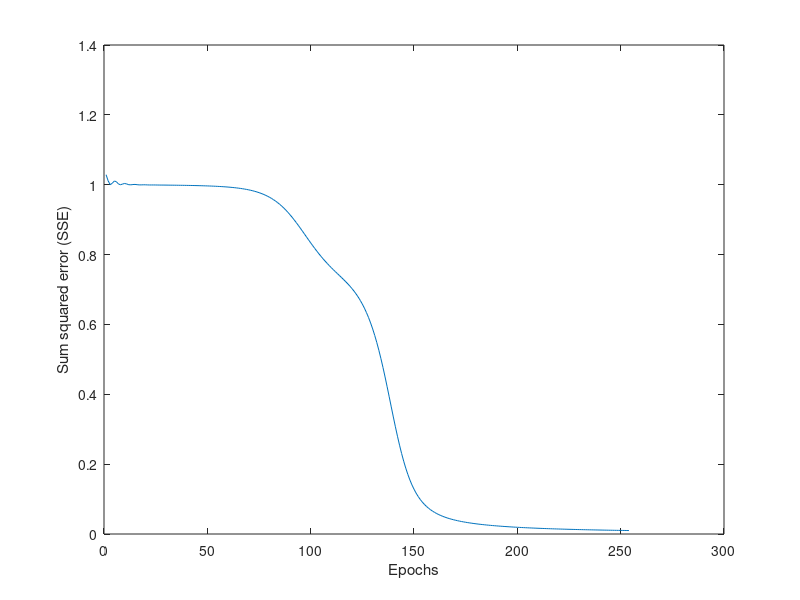

MATLAB code for this plot:

%%%%%%%%%%%%%%%%%%%%%%%%%%%%%%%%%%%%%%%%%%%%%%%%%%%%%%%%%%%%%%%%
%                                                                       
% Backpropagation, in matrix notation.                          
%                                                               
% Written in 1997 by Rajeev Raizada,                            
%                    Dept. of Cognitive and Neural Systems,     
%                    Boston University.                         
%                                                               
% E.mail: rajeev@cns.bu.edu                                     
%                                                               
% Implemented in Matlab (a product of The MathWorks, Inc.)      
% Note: x'      is the transpose of matrix x                    
%       x.*y    is the element-by-element product of x and y    
%               (as opposed to x*y,the standard matrix product)  
% See the end of the listing for explanation of the matrices.   
%                                                               
%%%%%%%%%%%%%%%%%%%%%%%%%%%%%%%%%%%%%%%%%%%%%%%%%%%%%%%%%%%%%%%%

%%%%%%%%%%%%%%%%%%% Initial setting up of the variables

patterns = [0 0; 0 1; 1 0; 1 1];   % The input patterns for the XOR problem
desired_out = [ 0; 1; 1; 0];       % The corresponding XOR desired outputs
sse_rec = [];   % Will hold a record of all sum-squared-errors. Nice to plot
sse = 10;       % A dummy initial sse. Must be large, for the "while" below
eta = 1;        % Learning rate. Note: eta = 1 is very large.
                % For XOR, this converges fast, but can get stuck in loc. mins.
alpha = 0.8;    % Momentum term
patterns = [patterns ones(size(patterns,1),1) ];       
                % Add a column of 1's to patterns to make a bias node
num_inp = size(patterns,2);     % No. of input nodes (including bias)
                % Note: size(x,2) is Matlab for the no. of columns in matrix x
num_hid = 3;                    % No. of hidden nodes (including bias node)
num_out = size(desired_out,2);          % No. of output nodes
%%%%%%% Giving the weights small initial values in range [-0.5,0.5] %%%%%%%%%
w1 = 0.5*(1-2*rand(num_inp,num_hid-1)); 
        % Input to hidden weights. NB: no weights to bias hidden node
w2 = 0.5*(1-2*rand(num_hid,num_out));   % Hidden-to-output weights
        % Note: rand(rows,cols) is a matrix of random numbers of that size
dw1_last = zeros(size(w1));             % Last w1 change, set to a zero matrix
dw2_last = zeros(size(w2));             % Last w2 change, set to a zero matrix
epoch = 0;                              % Initialise count of training epochs

%%%%%%%%%%%%%%%%%%%%%%%%%%%%%%%%%%%%%%%% Main loop 

while sse > 0.01                        % When sse is low enough, we'll stop
        winp_into_hid = patterns * w1;  % Pass patterns through weights
        hid_act = 1./(1+exp( - winp_into_hid)); % Sigmoid of weighted input
        hid_with_bias = [ hid_act ones(size(hid_act,1),1) ];    % Add bias node
        winp_into_out = hid_with_bias * w2; % Pass hidden acts through weights
        out_act = 1./(1+exp( - winp_into_out)); % Sigmoid of input to output 
        output_error = desired_out - out_act;   % Error matrix
        sse = trace(output_error'*output_error); % Sum sqr error, matrix style
        sse_rec = [sse_rec sse];                 % Record keeping
        deltas_out = output_error .* out_act .* (1-out_act);
                                                % delta=dE/do * do/dnet
        deltas_hid = deltas_out*w2' .* hid_with_bias .* (1-hid_with_bias);
        deltas_hid(:,size(deltas_hid,2)) = [];  
                        % Take out error signals for bias node
        dw1 = eta * patterns' * deltas_hid + alpha * dw1_last;   
                        % The key backprop step, in matrix form
        dw2 = eta * hid_with_bias' * deltas_out + alpha * dw2_last;
        w1 = w1 + dw1; w2 = w2 + dw2;           % Weight update
        dw1_last = dw1; dw2_last = dw2;         % Update momentum records
        epoch = epoch + 1;
        if rem(epoch,50)==0     % Every 50 epochs, show how training is doing
                 disp([' Epoch ' num2str(epoch) '  SSE ' num2str(sse)]);
        end
end     %%%%%%%%%%%%%%%%%%%%%%%%%%%%%%%%%%%%%%%%% End of main loop

figure(1);
plot(sse_rec); xlabel('Epochs'); ylabel('Sum squared error (SSE)'); % The end


%%%%%%%%%%%%%%%%%%%%%%%%%%%%%%%%%%%%%%%%%%%%%%%%%%%%%%%%%%%%%%%%%
%
% Note: This algorithm is simply standard backprop, but using 
%       matrices instead of summing over indices.
%       To understand it, try rewriting it in the standard
%       Rumelhart and McClelland w_{ij} style notation.
%
% Explanation of the matrices used:
% The i,j-th entry (row i, column j) of each matrix is:
%
%       patterns        j-th element of i-th pattern
%                       No. of columns = No. of input nodes
%
%       desired_out     Desired activity of j-th output node
%                       when i-th pattern is presented
%
% NOTE: The sizes of the matrices determine how many input and output nodes
%       the network has.
%       No. of input nodes = No. of columns in the matrix "patterns" 
%       No. of output nodes = No. of columns in the matrix "desired_out" 
% The number of hidden nodes can be set independently. 
% In the present program, for the XOR problem, it is 2, plus a bias, giving 3
%
%       w1              Weight from i-th input node to
%                       the j-th hidden node
% 
%       winp_into_hid   Weighted input to j-th hidden node
%                       when i-th pattern is presented
%
%       hid_act         Activity of j-th hidden node when
%                       i-th pattern is presented.
%                       This is the weighted input, passed
%                       through a sigmoid function
%
%       hid_with_bias   Same as hid_act but with a bias node
%                       added, which always has activity of 1.
%                       This forms the last column - all 1's.
%                       See below for discussion of biases.
%
%       w2              Weight from i-th hidden node to
%                       the j-th output node
% 
%       winp_into_out   Weighted input to j-th output node
%                       when i-th pattern is presented
%
%       out_act         Activity of j-th output node when
%                       i-th pattern is presented.
%
%       output_error    Difference between desired and actual
%                       activity of j-th output node
%                       when i-th pattern is presented
%
%       deltas_out      Error signal for j-th output node when
%                       i-th pattern is presented.
%                       This would be a matrix of delta_{pj}
%                       elements in Rumelhart & McClelland notation
%
%       deltas_hid      Error signal for j-th hidden node when
%                       i-th pattern is presented.
%                       This would be a matrix of delta_{pj}
%                       elements in Rumelhart & McClelland notation
%
%       dw1             Change to the w1 matrix after one complete
%                       pass through the patterns (they are all presented
%                       at once as the matrix called "patterns")
%                       The i,j-th element is the change to  
%                       the weight from i-th input node to
%                       the j-th hidden node
%
%       dw2             Change to the w2 matrix
%                       The i,j-th element is the change to  
%                       the weight from i-th hidden node to
%                       the j-th output node
%
%       dw1_last        The change to w1 made during the last 
%                       training epoch. Used for momentum
%
%       dw2_last        The change to w2 made during the last 
%                       training epoch. 
%
%  The bias nodes:
%       A bias feeding into the hidden layer is equivalent to having an input
%       node always set to 1. Similarly, a bias into the output layer is
%       just having a hidden node always set to 1.
%
%       This is achieved by adding a column of 1's to the right hand sides
%       of the matrices "patterns" (which is what the input node activities
%       get set to) and "hid_act". The matrix of hidden node activities WITH
%       the bias column of 1's is called "hid_with_bias".
%
%  I hope that's all clear! Please e.mail any questions or comments to:
%                       
%                       rajeev@cns.bu.edu
%
%%%%%%%%%%%%%%%%%%%%%%%%%%%%%%%%%%%%%%%%%%%%%%%%%%%%%%%%%%%%%%%%%%%%%%%%%%
